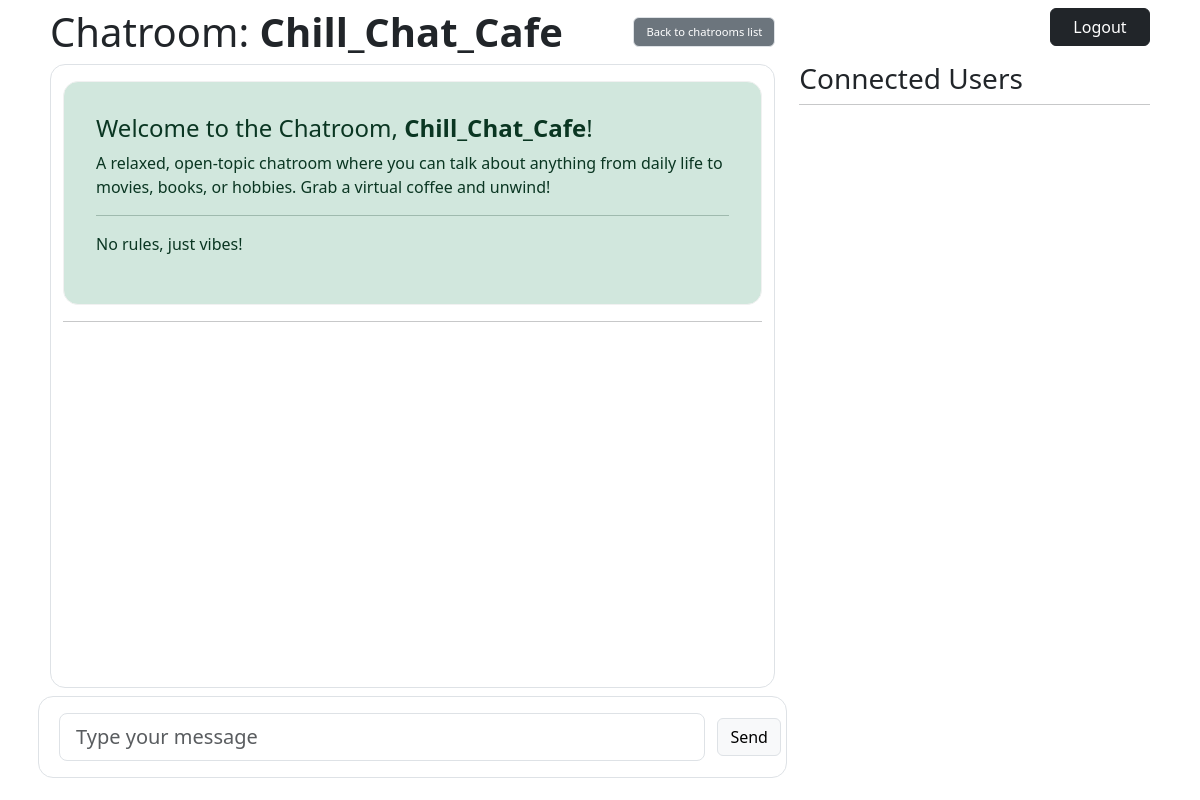
Screenshot of /chats/Chill_Chat_Cafe/ (signed in) with the database file from the repository.
### chat/models.py (models this page shows, shortened)
class chatRoom(models.Model):
	name = models.CharField(
		max_length=100,
		validators=[
			RegexValidator(
				regex=r'^[a-zA-Z0-9._-]+$',
				message='Name must be a valid unicode string containing only ASCII alphanumerics, hyphens, underscores, or periods.'
			)
		]
	)
	description = models.TextField(max_length=200, blank=True)
	sub_description = models.TextField(max_length=100, blank=True)
	created_at = models.DateTimeField(auto_now_add=True)
	last_three_messages = models.ManyToManyField(Message, blank=True)

### chat/views.py (the view)
# urls.py: path('', views.chat_view, name='index'),
@login_required(login_url='/')
def chat_view(request, *args, **kwargs):
	room_name = kwargs.get('room_name')
	if room_name:
		try:
			chat_room = chatRoom.objects.get(name=room_name)
		except chatRoom.DoesNotExist:
			return redirect('chat:index')
		last_three_messages = chat_room.last_three_messages.all()
		return render(request, 'chat.html', {
			'chatRoom': chat_room,
			'messages': last_three_messages
		})
	else:
		return render(request, 'chatrooms_list.html', {
			'chatrooms': chatRoom.objects.all()
		})

### chat/templates/chat.html (shortened to what this page needs)
{% extends 'base.html' %}
{% block content %}
	<div class="d-flex justify-content-center align-items-center w-100 h-100">
		<section class="container row p-2">
			<main class="col-12 col-md-8 d-flex flex-column">
				<div>
					<div class="d-flex justify-content-between align-items-center mb-2">
						<h1 class="mb-0">Chatroom: <strong>{{ chatRoom.name }}</strong></h1>
						<a href="{% url 'chat:index' %}" class="btn btn-secondary border" style="font-size: 0.7rem;">
							Back to chatrooms list
						</a>
					</div>
					<div class="container border mb-2" id="chat-box">
						<div class="alert alert-success mt-3 welcome-box">
							<h4 class="alert-heading ">Welcome to the Chatroom, <strong>{{ chatRoom.name }}</strong>!</h4>
							<p>{{ chatRoom.description }}</p>
							<hr>
							 <p>{{ chatRoom.sub_description }}</p>
						  </div>
						<hr class="mb-5">
					</div>
				</div>
				<form class="row d-flex justify-content-center flex-grow-0 py-3 px-4 border mt-auto mb-2 pe-2 ps-2" id="chat-form" >
					<div class="col-lg-11 col-9">
						<input type="text" class="form-control form-control-lg" id="inputMessage" placeholder="Type your message">
					</div>
					<div class="col-lg-1 col-3 d-flex ps-0 align-items-center">
						<button type="submit" class="btn btn-light border ">Send</button>
					</div>
				</form>
			</main>
			<aside class="col-4 d-flex flex-column">
				<div class="d-flex justify-content-end mb-3">
					<a href="{% url 'account:logout' %}" class="refresh btn btn-dark" style="width: 100px;">
						Logout
					</a>
				</div>
				<h3>Connected Users</h3>
				<hr class="mt-0 mb-3">
			</aside>
		</section>
	</div>
{% endblock %}

### chat/templates/chat.html (style rules this page uses)
#chat-form { border-radius: 15px; }
.welcome-box { border: 1px solid #f1f1f1; border-radius: 15px; padding: 2rem; word-wrap: break-word; }

### rows the page displays
chatRoom: name "Chill_Chat_Cafe", description "A relaxed, open-topic chatroom where you can talk about anything from daily life to movies, books, or hobbies. Grab a virtual coffee and unwind!", sub_description "No rules, just vibes!"
